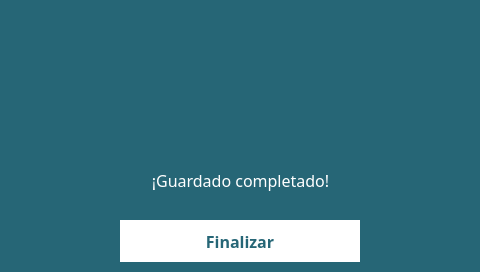
<?xml version="1.0" encoding="UTF-8"?>
<ui version="4.0">
 <class>MainWindow</class>
 <widget class="QMainWindow" name="MainWindow">
  <property name="geometry">
   <rect>
    <x>0</x>
    <y>0</y>
    <width>480</width>
    <height>272</height>
   </rect>
  </property>
  <property name="windowTitle">
   <string>MainWindow</string>
  </property>
  <property name="styleSheet">
   <string notr="true">QLabel {
	font-family: Poppins;
	font-size: 16px;
}

QWidget {
	background-color: #266676;
}

QPushButton {
	border: none;
	background-color: white;
	font-size: 14px;
	font-family: Poppins;
	font-weight: 500;
}

</string>
  </property>
  <widget class="QWidget" name="centralwidget">
   <widget class="QPushButton" name="finishBtn">
    <property name="geometry">
     <rect>
      <x>120</x>
      <y>220</y>
      <width>240</width>
      <height>42</height>
     </rect>
    </property>
    <property name="styleSheet">
     <string notr="true">QPushButton {
	background-color: white;
	color: #266676;
	font-size: 16px;
	border: none;
}</string>
    </property>
    <property name="text">
     <string>Finalizar</string>
    </property>
   </widget>
   <widget class="QLabel" name="messageLbl">
    <property name="geometry">
     <rect>
      <x>0</x>
      <y>150</y>
      <width>481</width>
      <height>61</height>
     </rect>
    </property>
    <property name="styleSheet">
     <string notr="true">color: white;</string>
    </property>
    <property name="text">
     <string>¡Guardado completado!</string>
    </property>
    <property name="alignment">
     <set>Qt::AlignCenter</set>
    </property>
   </widget>
   <widget class="QLabel" name="iconLbl">
    <property name="geometry">
     <rect>
      <x>180</x>
      <y>20</y>
      <width>120</width>
      <height>120</height>
     </rect>
    </property>
    <property name="text">
     <string/>
    </property>
   </widget>
  </widget>
 </widget>
 <resources/>
 <connections/>
</ui>
